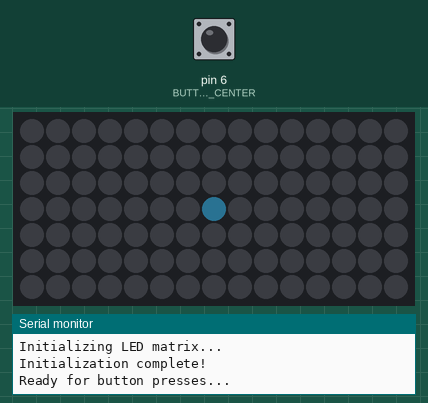
This sketch was run on a simulated Arduino Uno, built with avr-gcc and run on an emulated ATmega328P. Shown: 15×7 RGB LED matrix (first LED top left, wired row by row), the last lines printed to the serial monitor. Inputs (shaded band) come from the test bench; at power-on: pin 6 (BUTTON_CENTER) HIGH. Dim RGB values are drawn brighter than linear.

Above: at 2.27 s.
2.3 s: pin 6 (BUTTON_CENTER) pulled LOW for 0.15 s
At 2.72 s:
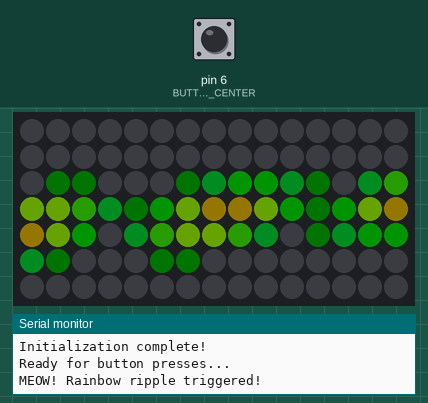
3.0 s: pin 6 (BUTTON_CENTER) pulled LOW for 3.2 s
At 6.09 s:
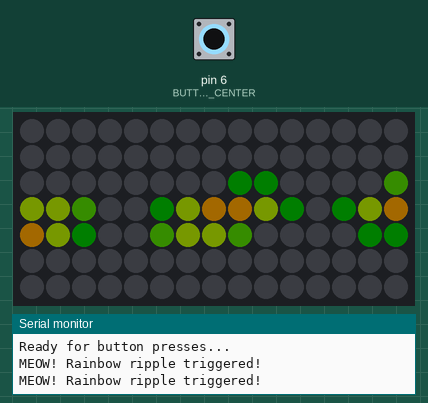
6.8 s: pin 6 (BUTTON_CENTER) pulled LOW for 3.2 s
At 9.7 s:
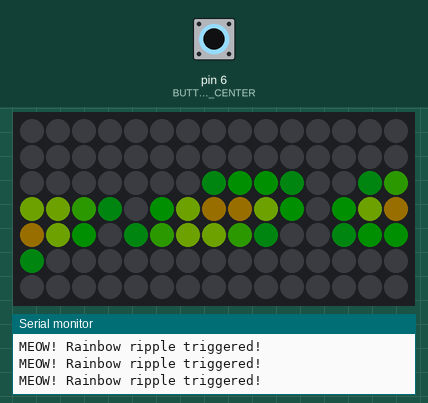
10.6 s: pin 6 (BUTTON_CENTER) pulled LOW for 3.2 s
At 13.32 s:
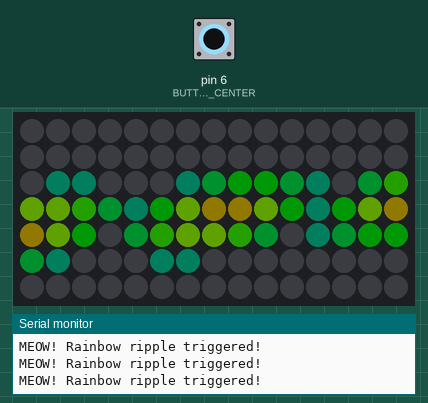
17.4 s: pin 6 (BUTTON_CENTER) pulled LOW for 1 s
At 18.05 s:
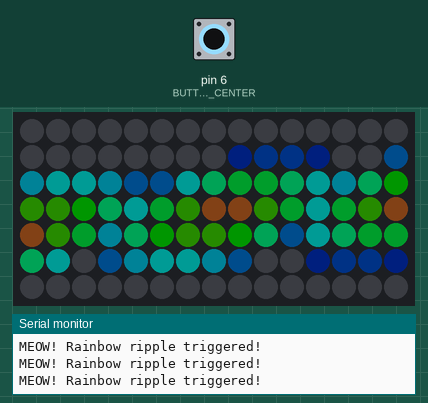
19.0 s: pin 6 (BUTTON_CENTER) pulled LOW for 3.2 s
At 21.8 s:
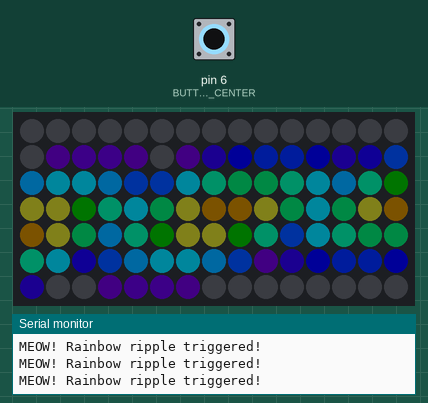

The sketch:

LED_Ripple_Arduino.ino
```cpp
/*
 * Framework-2025-Badge LED Ripple Effect
 * Arduino sketch for creating a rainbow ripple animation on the 15x7 LED matrix
 *
 * This sketch runs continuously on the RP2040, displaying a breathing idle animation
 * and triggering a rainbow ripple when the center "MEOW" button is pressed.
 *
 * IMPORTANT: LED matrix power management is critical!
 * - Never use full brightness white (hardware damage risk)
 * - This sketch uses low brightness (15% max) for safety
 * - Limits number of lit pixels to prevent over-current
 *
 * Hardware:
 * - RP2040 microcontroller (Raspberry Pi Pico or compatible)
 * - 15x7 WS2812B-2020 LED matrix (105 LEDs)
 * - Three buttons on GPIO 5, 6, 7 (active low with pull-ups)
 *
 * Required Library:
 * - Adafruit_NeoPixel (install via Arduino Library Manager)
 */

#include <Adafruit_NeoPixel.h>

// LED Matrix Configuration
#define LED_PIN        4      // GPIO pin for LED matrix data line
#define NUM_LEDS       105    // 15 columns × 7 rows
#define COLS           15
#define ROWS           7
#define MAX_BRIGHTNESS 0.15   // Safety limit: 15% maximum brightness

// Button Configuration
#define BUTTON_LEFT    5      // GPIO #5
#define BUTTON_CENTER  6      // GPIO #6 - "MEOW" button
#define BUTTON_RIGHT   7      // GPIO #7

// Animation Timing
#define RIPPLE_DURATION  2500  // Ripple duration in milliseconds
#define RIPPLE_FPS       25    // Frames per second for ripple animation
#define IDLE_FPS         20    // Frames per second for idle animation
#define DEBOUNCE_DELAY   300   // Button debounce delay in milliseconds

// Initialize NeoPixel strip
Adafruit_NeoPixel strip = Adafruit_NeoPixel(NUM_LEDS, LED_PIN, NEO_GRB + NEO_KHZ800);

// Debounce variables
unsigned long lastPressTime = 0;

// Animation state
float idlePhase = 0.0;

/*
 * Convert x,y coordinates to LED index
 * LED matrix is addressed by columns (top to bottom, left to right)
 * Column 0: LEDs 0-6, Column 1: LEDs 7-13, etc.
 */
int xyToIndex(int x, int y) {
  if (x < 0 || x >= COLS || y < 0 || y >= ROWS) {
    return -1;  // Invalid position
  }
  return x * ROWS + y;
}

/*
 * Convert LED index back to x,y coordinates
 */
void indexToXY(int index, int &x, int &y) {
  x = index / ROWS;
  y = index % ROWS;
}

/*
 * Calculate Euclidean distance between two points
 */
float distance(float x1, float y1, float x2, float y2) {
  float dx = x2 - x1;
  float dy = y2 - y1;
  return sqrt(dx * dx + dy * dy);
}

/*
 * Convert HSV color to RGB (0-255 range)
 * h: 0-360, s: 0.0-1.0, v: 0.0-1.0
 */
uint32_t hsvToRgb(float h, float s, float v) {
  // Normalize hue to 0-360 range
  while (h < 0) h += 360;
  while (h >= 360) h -= 360;

  float c = v * s;
  float x = c * (1.0 - abs(fmod(h / 60.0, 2.0) - 1.0));
  float m = v - c;

  float r, g, b;

  if (h < 60) {
    r = c; g = x; b = 0;
  } else if (h < 120) {
    r = x; g = c; b = 0;
  } else if (h < 180) {
    r = 0; g = c; b = x;
  } else if (h < 240) {
    r = 0; g = x; b = c;
  } else if (h < 300) {
    r = x; g = 0; b = c;
  } else {
    r = c; g = 0; b = x;
  }

  // Convert to 0-255 range
  uint8_t red = (uint8_t)((r + m) * 255);
  uint8_t green = (uint8_t)((g + m) * 255);
  uint8_t blue = (uint8_t)((b + m) * 255);

  return strip.Color(red, green, blue);
}

/*
 * Clear all LEDs (turn them off)
 */
void clearDisplay() {
  strip.clear();
  strip.show();
}

/*
 * Rainbow ripple effect emanating from center of display
 * Triggered by the MEOW button press
 */
void rainbowRippleFromCenter() {
  // Center of display
  float centerX = COLS / 2.0;
  float centerY = ROWS / 2.0;

  unsigned long startTime = millis();
  unsigned long frameDelay = 1000 / RIPPLE_FPS;

  while (millis() - startTime < RIPPLE_DURATION) {
    unsigned long frameStart = millis();
    float elapsed = (millis() - startTime) / 1000.0;  // Convert to seconds

    // Wave propagation speed
    float wavePos = elapsed * 0.5 * 10.0;

    for (int x = 0; x < COLS; x++) {
      for (int y = 0; y < ROWS; y++) {
        // Calculate distance from center
        float dist = distance(centerX, centerY, x, y);

        // Calculate wave intensity
        float waveOffset = abs(dist - wavePos);

        uint32_t color;

        // Create expanding wave with trailing fade
        if (waveOffset < 2.0) {
          // Main wave front
          float intensity = (2.0 - waveOffset) / 2.0;
          intensity = constrain(intensity, 0.0, 1.0);

          // Rainbow colors based on distance (creates rainbow bands)
          float hue = fmod(dist * 40.0 + elapsed * 60.0, 360.0);
          color = hsvToRgb(hue, 1.0, intensity * MAX_BRIGHTNESS);

        } else if (dist < wavePos) {
          // Trailing sparkle/fade effect
          float fadeIntensity = max(0.0, 1.0 - (wavePos - dist) / 5.0);
          float hue = fmod(dist * 40.0, 360.0);
          color = hsvToRgb(hue, 0.8, fadeIntensity * MAX_BRIGHTNESS * 0.3);

        } else {
          // Not yet reached by wave
          color = strip.Color(0, 0, 0);
        }

        int index = xyToIndex(x, y);
        if (index >= 0) {
          strip.setPixelColor(index, color);
        }
      }
    }

    strip.show();

    // Frame rate limiting
    unsigned long frameTime = millis() - frameStart;
    if (frameTime < frameDelay) {
      delay(frameDelay - frameTime);
    }
  }
}

/*
 * Gentle pulsing animation when waiting for button press
 * Returns true if button was pressed during animation
 */
bool idleAnimation() {
  // Simple breathing effect on center pixel
  int centerIndex = xyToIndex(COLS / 2, ROWS / 2);

  unsigned long frameDelay = 1000 / IDLE_FPS;

  for (int i = 0; i < 20; i++) {  // Short animation cycle
    unsigned long frameStart = millis();

    // Calculate breathing intensity (0 to 1)
    float intensity = (sin(idlePhase) + 1.0) / 2.0;
    idlePhase += 0.3;

    // Soft blue/cyan breathing color
    uint32_t color = hsvToRgb(200, 0.7, intensity * MAX_BRIGHTNESS * 0.5);

    if (centerIndex >= 0) {
      strip.setPixelColor(centerIndex, color);
    }

    strip.show();

    // Check for button press during idle
    if (digitalRead(BUTTON_CENTER) == LOW) {  // Button pressed (active low)
      return true;
    }

    // Frame rate limiting
    unsigned long frameTime = millis() - frameStart;
    if (frameTime < frameDelay) {
      delay(frameDelay - frameTime);
    }
  }

  return false;
}

/*
 * Wait for button release with timeout
 */
void waitForButtonRelease(unsigned long timeout = 1000) {
  unsigned long startTime = millis();
  while (digitalRead(BUTTON_CENTER) == LOW) {
    if (millis() - startTime > timeout) {
      break;  // Timeout to prevent infinite loop
    }
    delay(10);
  }
}

/*
 * Arduino setup function - runs once at startup
 */
void setup() {
  // Initialize serial communication
  Serial.begin(115200);
  delay(1000);  // Wait for serial to initialize

  Serial.println("Framework Badge - LED Ripple Animation");
  Serial.println("Press CENTER button for rainbow ripple effect!");
  Serial.println("Initializing LED matrix...");

  // Initialize buttons (active low with internal pull-ups)
  pinMode(BUTTON_LEFT, INPUT_PULLUP);
  pinMode(BUTTON_CENTER, INPUT_PULLUP);
  pinMode(BUTTON_RIGHT, INPUT_PULLUP);

  // Initialize LED strip
  strip.begin();
  strip.setBrightness(255);  // Use full brightness, we control intensity per-pixel
  clearDisplay();

  Serial.println("Initialization complete!");
  Serial.println("Ready for button presses...");
}

/*
 * Arduino main loop - runs continuously
 */
void loop() {
  // Check if center button is pressed (active low)
  if (digitalRead(BUTTON_CENTER) == LOW) {
    unsigned long currentTime = millis();

    // Debounce check
    if (currentTime - lastPressTime > DEBOUNCE_DELAY) {
      Serial.println("MEOW! Rainbow ripple triggered!");
      lastPressTime = currentTime;

      // Trigger rainbow ripple
      rainbowRippleFromCenter();

      // Clear display after ripple
      clearDisplay();

      // Wait for button release
      waitForButtonRelease();
    }
  }

  // Gentle idle animation while waiting
  bool buttonPressed = idleAnimation();

  if (buttonPressed) {
    // Button was pressed during idle, trigger immediately
    unsigned long currentTime = millis();
    if (currentTime - lastPressTime > DEBOUNCE_DELAY) {
      Serial.println("MEOW! Rainbow ripple triggered!");
      lastPressTime = currentTime;

      rainbowRippleFromCenter();
      clearDisplay();

      // Wait for button release
      waitForButtonRelease();
    }
  }
}
```

Measured:
- after the input at 2.3 s, the LEDs: first change at once (image 1 shows a later state)
- after the input at 17.4 s, the LEDs: first change at once (image 5 shows a later state)
